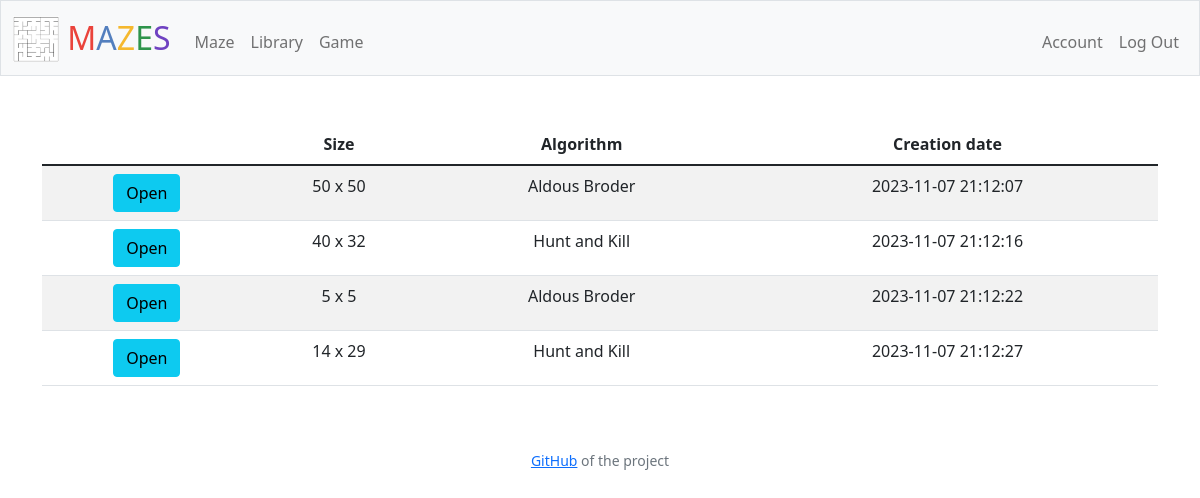
Page /library (signed in) on the committed database.
### tables this page shows
CREATE TABLE mazes (
	id INTEGER PRIMARY KEY AUTOINCREMENT,
	user_id INTEGER NOT NULL,
	maze_data TEXT NOT NULL,
	creation_date TIMESTAMP NOT NULL DEFAULT CURRENT_TIMESTAMP,
	columns INTEGER NOT NULL,
	lines INTEGER NOT NULL,
	algorithm TEXT NOT NULL,
	FOREIGN KEY (user_id) REFERENCES users(id)
);

### app.py (the view)
@app.route("/library", methods=["GET", "POST"])
@login_required
def library():
    library = db.execute("SELECT * FROM mazes WHERE user_id = ?", session["user_id"])
    return render_template("library.html", library=library)

### app.py (called while the page is built)
@app.after_request
def after_request(response):
    response.headers["Cache-Control"] = "no-cache, no-store, must-revalidate"
    response.headers["Expires"] = 0
    response.headers["Pragma"] = "no-cache"
    return response

### helpers.py (called while the page is built)
def login_required(f):
    @wraps(f)
    def decorated_function(*args, **kwargs):
        if session.get("user_id") is None:
            return redirect("/login")
        return f(*args, **kwargs)
    return decorated_function

### templates/library.html (shortened to what this page needs)
{% extends "layout.html" %}
{% block main %}
<table class="table table-striped table-hover">
    <thead>
        <tr>
            <th class="text-start"> </th>
            <th class="text-center">Size</th>
            <th class="text-center">Algorithm</th>
            <th class="text-center">Creation date</th>
        </tr>
    </thead>
    <tbody>
        {% for item in library %}
        <tr>
            <td class="text-center">
                <form method="POST" action="/open_maze">
                    <button type="submit" class="btn btn-info" id="btn{{ item.id }}">Open</button>
                </form>
            </td>
            <td class="text-center">{{ item.columns }} x {{ item.lines }}</td>
            <td class="text-center">{{ item.algorithm }}</td>
            <td class="text-center">{{ item.creation_date }}</td>
        </tr>
        {% endfor %}
    </tbody>
</table>
{% endblock %}

### rows in the picture
mazes: columns "50", lines "50", algorithm "Aldous Broder", creation_date "2023-11-07 21:12:07"
mazes: columns "40", lines "32", algorithm "Hunt and Kill", creation_date "2023-11-07 21:12:16"
mazes: columns "5", lines "5", algorithm "Aldous Broder", creation_date "2023-11-07 21:12:22"
mazes: columns "14", lines "29", algorithm "Hunt and Kill", creation_date "2023-11-07 21:12:27"
